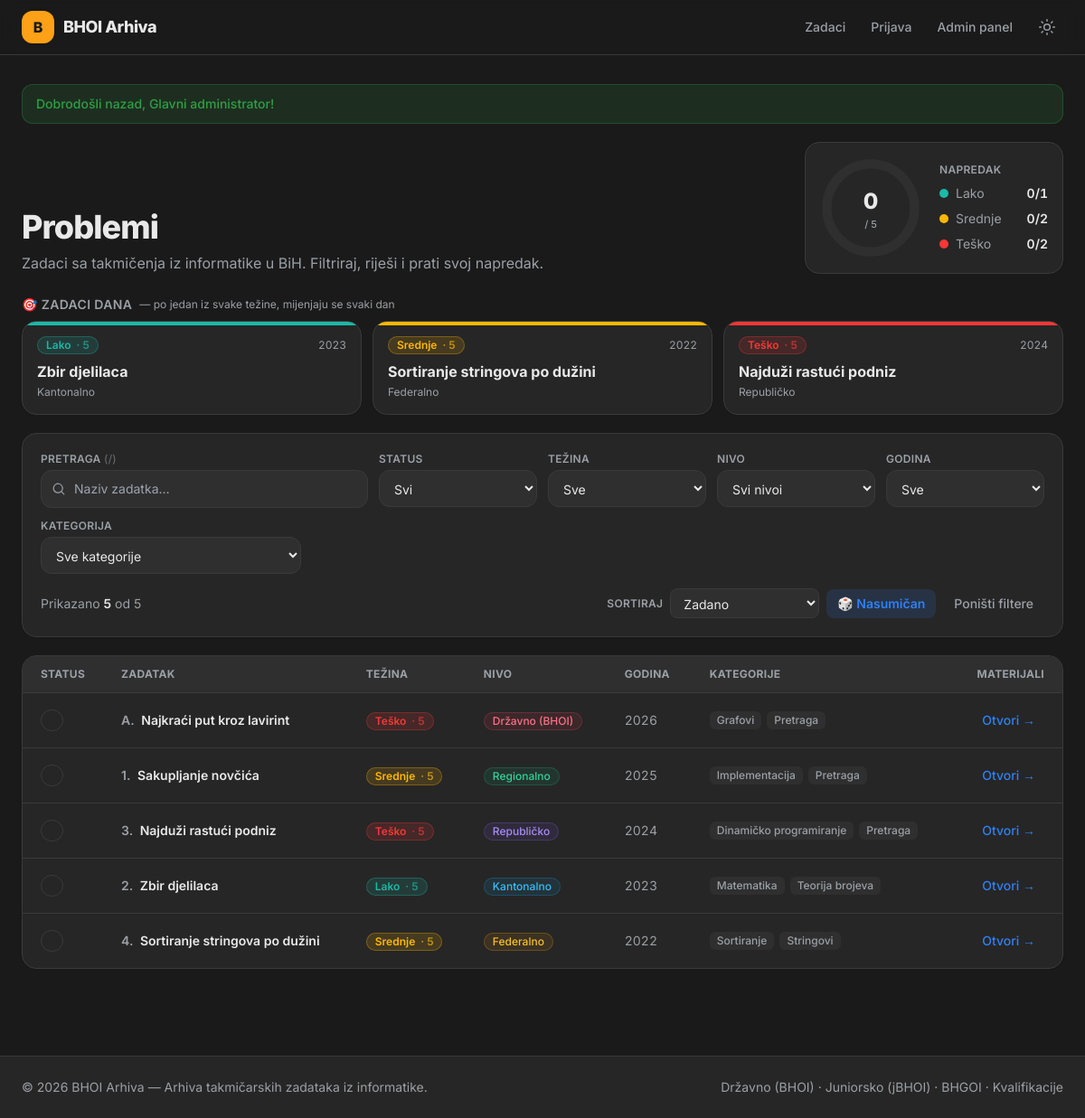
/ (signed in), run on the app's committed database.
### tables this page shows
CREATE TABLE `tasks` (
    `id`             INT UNSIGNED NOT NULL AUTO_INCREMENT,
    `title`          VARCHAR(200) NOT NULL,
    `slug`           VARCHAR(220) NOT NULL,
    `statement`      MEDIUMTEXT NULL,                  
    `year`           SMALLINT UNSIGNED NOT NULL,
    `level_id`       INT UNSIGNED NOT NULL,
    `difficulty`     ENUM('Lako','Srednje','Teško') NOT NULL DEFAULT 'Srednje',
                                                       
    `difficulty_rating` TINYINT UNSIGNED NOT NULL DEFAULT 5,  
    `problem_index`  VARCHAR(10) NULL,                 
    `time_limit_ms`  INT UNSIGNED NULL,
    `memory_limit_mb`INT UNSIGNED NULL,
    `pdf_path`       VARCHAR(255) NULL,                
    `tests_path`     VARCHAR(255) NULL,                
    `created_at`     TIMESTAMP NOT NULL DEFAULT CURRENT_TIMESTAMP,
    `updated_at`     TIMESTAMP NOT NULL DEFAULT CURRENT_TIMESTAMP ON UPDATE CURRENT_TIMESTAMP,
    PRIMARY KEY (`id`),
    UNIQUE KEY `uq_tasks_slug` (`slug`),
    KEY `idx_tasks_year` (`year`),
    KEY `idx_tasks_level` (`level_id`),
    KEY `idx_tasks_difficulty` (`difficulty`),
    KEY `idx_tasks_difficulty_rating` (`difficulty_rating`),
    CONSTRAINT `fk_tasks_level`
        FOREIGN KEY (`level_id`) REFERENCES `levels` (`id`)
        ON UPDATE CASCADE ON DELETE RESTRICT
);

CREATE TABLE `levels` (
    `id`         INT UNSIGNED NOT NULL AUTO_INCREMENT,
    `name`       VARCHAR(100) NOT NULL,
    `slug`       VARCHAR(100) NOT NULL,
    `sort_order` TINYINT UNSIGNED NOT NULL DEFAULT 0,  
    PRIMARY KEY (`id`),
    UNIQUE KEY `uq_levels_slug` (`slug`),
    UNIQUE KEY `uq_levels_name` (`name`)
);

### index.php (the view, shortened to what the rows shown need)
<?php
require_once __DIR__ . '/includes/bootstrap.php';
$pdo = db();
$sql = "
    SELECT
        t.id, t.title, t.slug, t.year, t.difficulty, t.difficulty_rating, t.problem_index,
        t.pdf_path, t.tests_path,
        l.name  AS level_name,
        l.slug  AS level_slug,
        (SELECT COUNT(*) FROM solutions s WHERE s.task_id = t.id) AS solution_count
    FROM tasks t
    JOIN levels l ON l.id = t.level_id
    ORDER BY t.year DESC, l.sort_order DESC, t.problem_index ASC, t.title ASC
";
$tasks = $pdo->query($sql)->fetchAll();
$tagsByTask = [];
$tagRows = $pdo->query("
    SELECT tt.task_id, tg.name, tg.slug
    FROM task_tags tt
    JOIN tags tg ON tg.id = tt.tag_id
    ORDER BY tg.name
")->fetchAll();
foreach ($tagRows as $tr) {
    $tagsByTask[$tr['task_id']][] = ['name' => $tr['name'], 'slug' => $tr['slug']];
}
$dailyByBand = ['Lako' => [], 'Srednje' => [], 'Teško' => []];
foreach ($tasks as $t) {
    if (isset($dailyByBand[$t['difficulty']])) {
        $dailyByBand[$t['difficulty']][] = $t;
    }
}
$today = gmdate('Y-m-d');
$dailyTasks = [];
foreach (['Lako', 'Srednje', 'Teško'] as $band) {
    $pool = $dailyByBand[$band];
    if ($pool) {
        $idx = (int) (sprintf('%u', crc32($today . '|' . $band)) % count($pool));
        $dailyTasks[$band] = $pool[$idx];
    }
}
require __DIR__ . '/includes/header.php';
?>
<section class="mb-6 flex flex-col gap-5 sm:flex-row sm:items-end sm:justify-between">
    <div>
        <h1 class="text-3xl font-extrabold tracking-tight text-fg sm:text-4xl">Problemi</h1>
    </div>
</section>
<?php if ($dailyTasks): ?>
<section class="mb-5">
    <div class="mb-2 flex items-center gap-2">
        <h2 class="text-sm font-semibold uppercase tracking-wide text-muted">🎯 Zadaci dana</h2>
    </div>
    <div class="grid gap-3 sm:grid-cols-3">
        <?php
        $bandColor = ['Lako' => '#1cb8a8', 'Srednje' => '#ffb700', 'Teško' => '#f63737'];
        foreach (['Lako', 'Srednje', 'Teško'] as $band):
            $dt = $dailyTasks[$band];
            $dtUrl = url('task.php?id=' . (int) $dt['id']);
        ?>
        <a href="<?= e($dtUrl) ?>" class="group relative overflow-hidden rounded-2xl border border-line bg-card p-4 shadow-sm transition hover:-translate-y-0.5 hover:border-accent/40 hover:shadow-md">
            <span class="absolute inset-x-0 top-0 h-1" style="background:<?= $bandColor[$band] ?>"></span>
            <div class="mb-2 flex items-center justify-between">
                <span class="inline-flex items-center gap-1.5 rounded-full px-2.5 py-0.5 text-xs font-semibold ring-1 ring-inset <?= difficulty_badge($band) ?>">
                    <?= e($band) ?> <span class="opacity-70">·&nbsp;<?= (int) $dt['difficulty_rating'] ?></span>
                </span>
                <span class="tabular-nums text-xs text-muted"><?= e((string) $dt['year']) ?></span>
            </div>
            <h3 class="text-base font-bold leading-snug text-fg transition group-hover:text-accent">
                <?= e($dt['title']) ?>
            </h3>
            <p class="mt-1 text-xs text-muted"><?= e($dt['level_name']) ?></p>
        </a>
        <?php endforeach; ?>
    </div>
</section>
<?php endif; ?>
<section class="overflow-hidden rounded-2xl border border-line bg-card shadow-sm">
    <div class="overflow-x-auto">
        <table class="min-w-full divide-y divide-line text-sm">
            <thead class="bg-elevated text-left text-xs font-semibold uppercase tracking-wide text-muted">
                <tr>
                    <th class="px-5 py-3 w-12">Status</th>
                    <th class="px-5 py-3">Zadatak</th>
                    <th class="px-5 py-3">Težina</th>
                    <th class="px-5 py-3">Nivo</th>
                    <th class="px-5 py-3">Godina</th>
                    <th class="px-5 py-3">Kategorije</th>
                    <th class="px-5 py-3 text-right">Materijali</th>
                </tr>
            </thead>
            <tbody id="task-rows" class="divide-y divide-line">
                <?php foreach ($tasks as $t):
                    $taskTags = $tagsByTask[$t['id']] ?? [];
                    $tagNames = array_column($taskTags, 'name');
                    $tagSlugs = array_column($taskTags, 'slug');
                    $searchBlob = mb_strtolower($t['title'] . ' ' . $t['level_name'] . ' ' . implode(' ', $tagNames), 'UTF-8');
                    $taskUrl = url('task.php?id=' . (int) $t['id']);
                ?>
                <tr class="task-row group transition hover:bg-elevated/60"
                    data-id="<?= (int) $t['id'] ?>"
                    data-year="<?= e((string) $t['year']) ?>"
                    data-level="<?= e($t['level_slug']) ?>"
                    data-difficulty="<?= e($t['difficulty']) ?>"
                    data-rating="<?= (int) $t['difficulty_rating'] ?>"
                    data-title="<?= e($t['title']) ?>"
                    data-tags="<?= e(implode(' ', $tagSlugs)) ?>"
                    data-search="<?= e($searchBlob) ?>"
                    data-url="<?= e($taskUrl) ?>">
                    <td class="px-5 py-4">
                        <button type="button" class="status-toggle" data-id="<?= (int) $t['id'] ?>" title="Označi kao riješeno" aria-label="Označi kao riješeno">
                            <svg class="h-3.5 w-3.5" viewBox="0 0 20 20" fill="none" stroke="currentColor" stroke-width="3"><path stroke-linecap="round" stroke-linejoin="round" d="M4 10l4 4 8-9"/></svg>
                        </button>
                    </td>
                    <td class="px-5 py-4">
                        <a href="<?= e($taskUrl) ?>" class="row-title font-semibold text-fg transition group-hover:text-accent">
                            <?php if ($t['problem_index'] !== null && $t['problem_index'] !== ''): ?>
                                <span class="mr-1 text-muted"><?= e($t['problem_index']) ?>.</span>
                            <?php endif; ?>
                            <?= e($t['title']) ?>
                        </a>
                    </td>
                    <td class="px-5 py-4">
                        <span class="inline-flex items-center gap-1.5 rounded-full px-2.5 py-0.5 text-xs font-semibold ring-1 ring-inset <?= difficulty_badge($t['difficulty']) ?>">
                            <?= e($t['difficulty']) ?>
                            <span class="opacity-70">·&nbsp;<?= (int) $t['difficulty_rating'] ?></span>
                        </span>
                    </td>
                    <td class="px-5 py-4">
                        <span class="inline-flex items-center rounded-full px-2.5 py-0.5 text-xs font-medium ring-1 ring-inset <?= level_badge($t['level_slug']) ?>">
                            <?= e($t['level_name']) ?>
                        </span>
                    </td>
                    <td class="px-5 py-4 tabular-nums text-muted"><?= e((string) $t['year']) ?></td>
                    <td class="px-5 py-4">
                        <div class="flex flex-wrap gap-1.5">
                            <?php foreach ($tagNames as $name): ?>
                                <span class="inline-flex items-center rounded-md bg-elevated px-2 py-0.5 text-xs font-medium text-muted"><?= e($name) ?></span>
                            <?php endforeach; ?>
                        </div>
                    </td>
                    <td class="px-5 py-4">
                        <div class="flex items-center justify-end gap-2">
                            <a href="<?= e($taskUrl) ?>" class="ml-1 rounded-lg px-2.5 py-1 text-sm font-medium text-accent transition hover:bg-accent/15">Otvori →</a>
                        </div>
                    </td>
                </tr>
                <?php endforeach; ?>
            </tbody>
        </table>
    </div>
</section>
<?php require __DIR__ . '/includes/footer.php'; ?>

### data on the page
tasks: band "Lako", difficulty_rating "5", year "2023", title "Zbir djelilaca", level.name "Kantonalno", problem_index "2", difficulty "Lako", id "Matematika", id "Teorija brojeva"
tasks: band "Srednje", difficulty_rating "5", year "2022", title "Sortiranje stringova po dužini", level.name "Federalno", problem_index "4", difficulty "Srednje", id "Sortiranje", id "Stringovi"
tasks: band "Teško", difficulty_rating "5", year "2024", title "Najduži rastući podniz", level.name "Republičko", problem_index "3", difficulty "Teško", id "Dinamičko programiranje", id "Pretraga"
tasks: problem_index "A", title "Najkraći put kroz lavirint", difficulty "Teško", difficulty_rating "5", level.name "Državno (BHOI)", year "2026", id "Grafovi", id "Pretraga"
tasks: problem_index "1", title "Sakupljanje novčića", difficulty "Srednje", difficulty_rating "5", level.name "Regionalno", year "2025", id "Implementacija", id "Pretraga"

### other printed values
APP_NAME "BHOI Arhiva"
$f['message'] "Dobrodošli nazad, Glavni administrator!"
$total "5"
